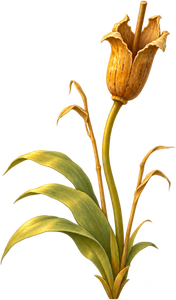
#> input picture prototypes/swarm-flight/art/collection-fiber-source.webp, 176 x 300 px
$ python -i split_honey_courtyard.py   (imports and definitions only)
#> lines starting #> are read from the running program, lines starting #| are printed output that depends on the picture
"""Separate the approved #427 panorama into a game plate, registered paint and props.

Run with the full-size 1586x992 final panorama as input and art/ as output.
Registration coordinates are in the playable 1280x800 viewport. Pinning them
here keeps the scale hanger, sheets and visitor independent of game resolution.
Requires Pillow, NumPy and OpenCV. No game save or RNG is involved.
"""
import argparse
from pathlib import Path

import cv2
import numpy as np
from PIL import Image, ImageDraw


def extract(input_path: Path, output: Path):
#> called with output = 'out.png'
    art = Image.open(input_path).convert("RGB")
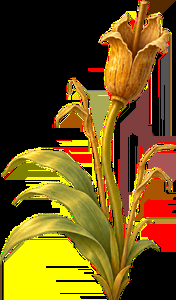
#> art: PIL image 176x300 RGB; mean R, G, B 112.4, 83.6, 19.1
#> (the run stopped early here; a loop or call above may not have finished)

$ run again, on prototypes/swarm-flight/art/basin-frog.webp
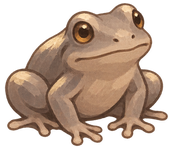
#> input picture prototypes/swarm-flight/art/basin-frog.webp, 173 x 149 px
#> in extract, `art = Image.open(input_path).convert("RGB")`:
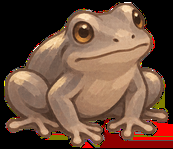
#> art: PIL image 173x149 RGB; mean R, G, B 108.5, 77.9, 60.8

$ run again, on prototypes/swarm-flight/art/collection-blue-bloom.webp
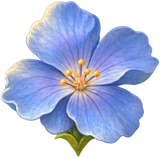
#> input picture prototypes/swarm-flight/art/collection-blue-bloom.webp, 160 x 158 px
#> in extract, `art = Image.open(input_path).convert("RGB")`:
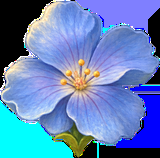
#> art: PIL image 160x158 RGB; mean R, G, B 96.6, 131.5, 185.7

$ run again, on prototypes/swarm-flight/art/collection-home-sign.webp
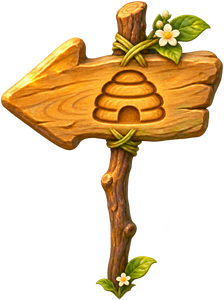
#> input picture prototypes/swarm-flight/art/collection-home-sign.webp, 224 x 300 px
#> in extract, `art = Image.open(input_path).convert("RGB")`:
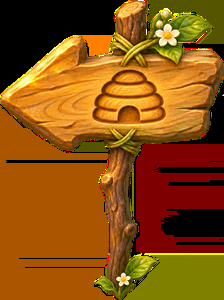
#> art: PIL image 224x300 RGB; mean R, G, B 138.8, 80.6, 13.3
